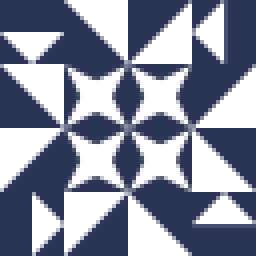
#> input picture data/sample.png, 64 x 64 px (shown 4 times larger)
$ jupyter execute unpack_test_with_pillow.ipynb
#> lines starting #> are read from the running program, lines starting #| are printed output that depends on the picture
[cell 1]
import base64
import io
from PIL import Image

[cell 2]
# pillow를 사용하여 byte array로 변환

# Open the image and convert it to 8-bit greyscale (mono8)
img = Image.open('data/sample.png').convert('L')
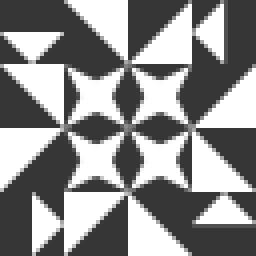
#> img: PIL image 64x64 L (shown 4 times larger); min 54, max 255, mean 141.8

# This puts the decoded image into a buffer so that I don't need to save
# it to disk to use it in PIL
bytearray = io.BytesIO()

img.save(bytearray, format='PNG')

# 이미지가 제대로 재생되는지 확인한다.
img.show()

# bit stream을 확인
print(bytearray.getvalue())


# Get the 8-bit pixel value
#pixel_val = img.getpixel((pos['x'], pos['y']))

# Convert the 8-bit pixel value to 16-bit by holding the rations
# i.e. n8 / (2^8 - 1) == x16 / (2^16 - 1)
#pixel_val_int = int(pixel_val / 255 * 65535)
